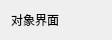
<?xml version="1.0" encoding="UTF-8"?>
<ui version="4.0">
 <class>ObjectsWidgetClass</class>
 <widget class="QWidget" name="ObjectsWidgetClass">
  <property name="geometry">
   <rect>
    <x>0</x>
    <y>0</y>
    <width>112</width>
    <height>33</height>
   </rect>
  </property>
  <property name="windowTitle">
   <string>ObjectsWidget</string>
  </property>
  <layout class="QGridLayout" name="gridLayout">
   <item row="0" column="0">
    <widget class="QLabel" name="label">
     <property name="text">
      <string>对象界面</string>
     </property>
    </widget>
   </item>
  </layout>
 </widget>
 <layoutdefault spacing="6" margin="11"/>
 <resources/>
 <connections/>
</ui>
